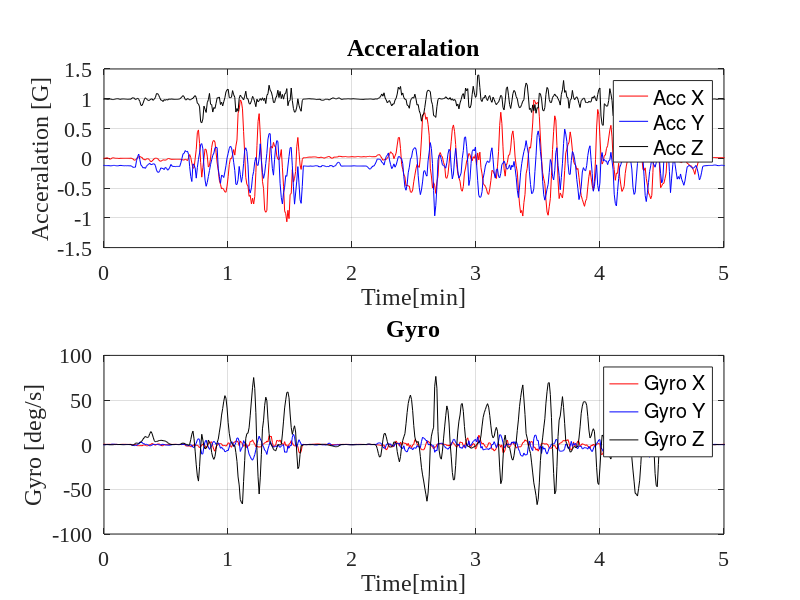

Source code (MATLAB):
clear;
clc;

t = 1000 * 60;
xmin = 10;
xmax = 5;

% xmin = 3.5;
% xmax = 5;

% File Select
type SUGO_20191208_SANO01.txt;
fileID = fopen("SUGO_20191208_SANO01.txt", "r");
formatSpec = "%d %f %f %f %f %f %f %f %f";
sizeA = [9 Inf];
A = fscanf(fileID, formatSpec, sizeA);
A = A';
time = A(:, 1)/t  - xmin;
% Moving Average
A_mean = movmean(A(:, 2:end), 3, 1);

% Acceralation
subplot(2, 1, 1);
plot(time, A_mean(:, 1), 'r-', time, A_mean(:, 2), 'b-', time, A_mean(:, 3), 'k-');
legend({'Acc X', 'Acc Y', 'Acc Z'}, 'location', 'best');
hold on;
xlim([0 xmax]);
title('Acceralation')
xlabel('Time[min]', 'FontSize', 18, 'Interpreter', 'tex');
ylabel('Acceralation [G]', 'FontSize', 18, 'Interpreter', 'tex');
set(gca, 'FontName', 'Times New Roman', 'FontSize', 8);
xgca=get(gca, 'xlabel');
set(gca, 'FontName', 'Times New Roman', 'FontSize', 16);
ax.YAxisLocation = 'origin';  % setting y axis location to origin
grid on;

% Gyro
subplot(2, 1, 2);
plot(time, A_mean(:, 4), 'r-', time, A_mean(:, 5), 'b-', time, A_mean(:, 6), 'k-');
legend({'Gyro X', 'Gyro Y', 'Gyro Z'}, 'location', 'best');
hold on;
xlim([0 xmax]);
title('Gyro')
xlabel('Time[min]', 'FontSize', 18, 'Interpreter', 'tex');
ylabel('Gyro [deg/s]', 'FontSize', 18, 'Interpreter', 'tex');
set(gca, 'FontName', 'Times New Roman', 'FontSize', 8);
xgca=get(gca, 'xlabel');
set(gca, 'FontName', 'Times New Roman', 'FontSize', 16);
ax.YAxisLocation = 'origin';  % setting y axis location to origin
grid on;